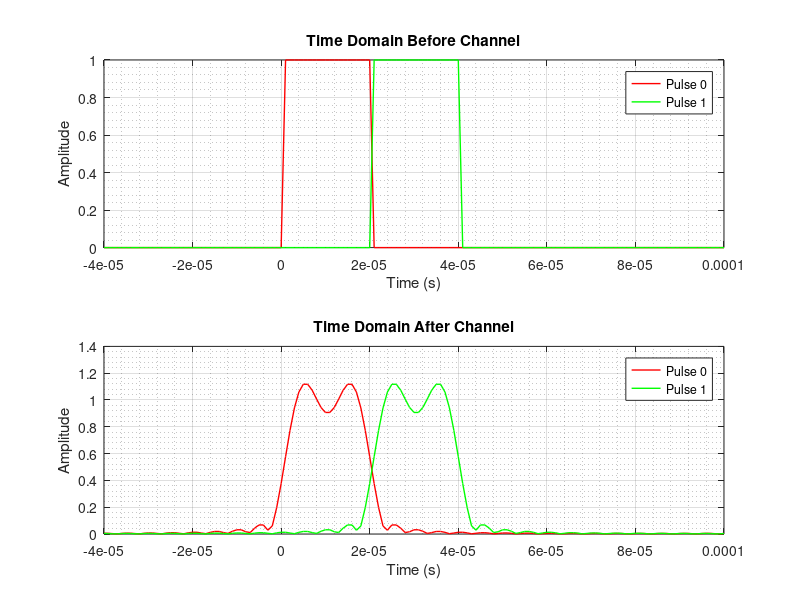

Recreate this plot in MATLAB.
clc;
close all;
clear;

% Define parameters
B = 100e3; % Bandwidth of the channel in Hz
T = 2 / B; % Duration of the square pulse in seconds
Fs = 10 * B; % Sampling frequency, at least ten times the bandwidth

%% Generate two seperate square pulses of duration T
% Create a time vector
t = -2*T:1/Fs:5*T;

%Creating two consecutive square pulses, each of T = 2 / B, 

square_pulse_0 = zeros(1, length(t));
square_pulse_1 = zeros(1, length(t));

square_pulse_0(t >0 & t < T) = 1;
square_pulse_1(t >= T & t <2*T) = 1;

%% Create the frequency response of a band-limited channel
% For a flat channel, we simply block frequencies outside +/- B
f = linspace(-Fs/2, Fs/2, length(t));
H = double(abs(f) <= B);

% % Apply the channel to the signal in frequency domain

square_pulse_0_fft = fftshift(fft(square_pulse_0));
square_pulse_1_fft = fftshift(fft(square_pulse_1));

filtered_pulse_0_fft = square_pulse_0_fft .* H;
filtered_pulse_0 = ifft(ifftshift(filtered_pulse_0_fft));

filtered_pulse_1_fft = square_pulse_1_fft .* H;
filtered_pulse_1 = ifft(ifftshift(filtered_pulse_1_fft));



%% Plotting time domain signals.

figure
subplot(2,1,1)
plot(t, square_pulse_0,'r', 'LineWidth', 1);
hold on
plot(t, square_pulse_1,'g', 'LineWidth', 1);
title('Time Domain Before Channel');
xlabel('Time (s)');
ylabel('Amplitude');
legend('Pulse 0', 'Pulse 1');
grid on;
grid minor

subplot(2,1,2)
plot(t, abs(filtered_pulse_0),'r', 'LineWidth', 1);
hold on
plot(t, abs(filtered_pulse_1),'g', 'LineWidth', 1);
title('Time Domain After Channel');
xlabel('Time (s)');
ylabel('Amplitude');
legend('Pulse 0', 'Pulse 1');
grid on;
grid minor


